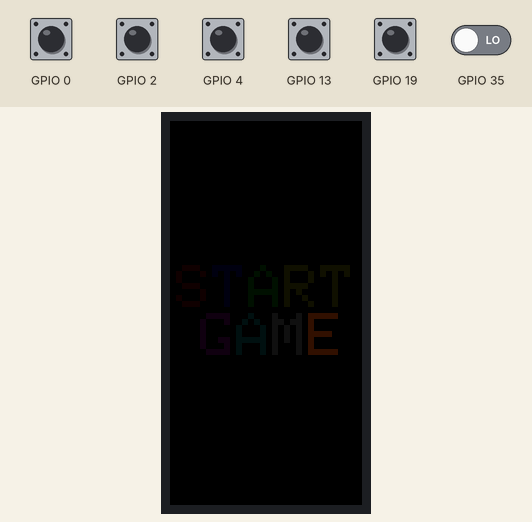
Bench run of a program on a simulated ESP32. Shown: 32×64 colour display. The test bench sets the inputs (shaded band); at power-on: GPIO 0, GPIO 2, GPIO 4, GPIO 13, GPIO 19 HIGH, GPIO 35 LOW.

Above: at 1.2 s.
1.3 s: GPIO 0 pulled LOW for 1 s
2.9 s: GPIO 35 driven HIGH
At 3.27 s:
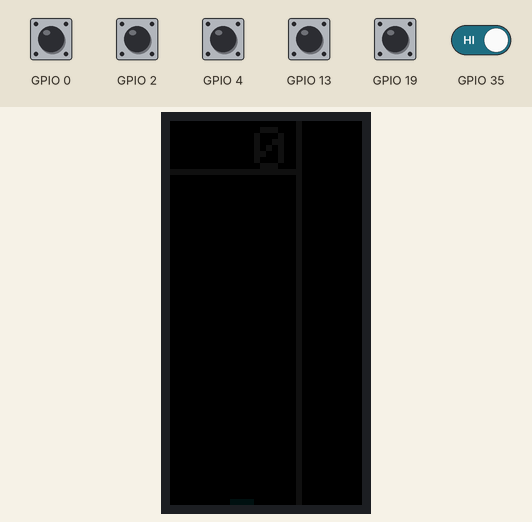
4.5 s: GPIO 4 pulled LOW for 0.15 s
5.2 s: GPIO 2 pulled LOW for 0.15 s
5.9 s: GPIO 13 pulled LOW for 0.15 s
At 6.32 s:
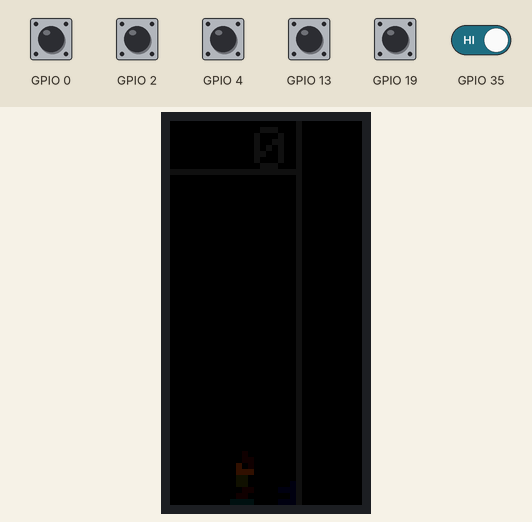
6.6 s: GPIO 19 pulled LOW for 0.15 s
Timing chart, 0 to 8.3 s (numbered marks = the images above; inputs shaded):
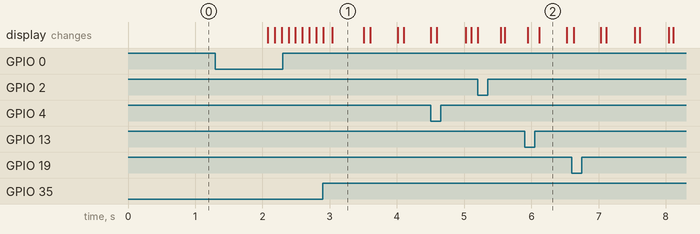

The program:

main.cpp
```cpp
#include "Tetris_function.h"
#include <RGBmatrixPanel.h>

Tetris_function tetris;

void setup() {

  //Setup buttons
  pinMode(buttonLinks, INPUT_PULLUP);
  pinMode(buttonRechts, INPUT_PULLUP);
  pinMode(buttondrop,INPUT_PULLUP);
  pinMode(buttonrotate,INPUT_PULLUP);
  pinMode(resetbutton,INPUT_PULLUP);
  pinMode(buttonsnelbeneden,INPUT);

  //Start Tetris
  tetris.matrix->begin();
  randomSeed(analogRead(34));
  tetris.setupNewGame();
}

void loop() {
    if (tetris.isRestartButtonPressed(750)){
        tetris.screenToBlack();
        while(tetris.score < 1000){
        if(tetris.score ==0){
            tetris.display_score();
        }
        tetris.matrix->drawLine(0, 10, 64, 10, tetris.matrix->Color888(16, 16, 16));
        tetris.matrix->drawLine(8,32,8,11,tetris.matrix->Color888(16, 16, 16));
        tetris.score_changed=false;
        tetris.getInput(FALLDELAY);

        if (tetris.canFall()) tetris.move(tetris.x, (tetris.y)+1);
        else tetris.setupNewTurn();

        if (tetris.score_changed){
            tetris.display_score();
            if (tetris.score >= 400){
                if(tetris.score == 400){
                    for (int i = 0; i < 56; i++){
                        for(int j = 0; j<9; j++){
                            tetris.matrix->writePixel(i,j,tetris.matrix->Color888(0,0,0));
                        }
                    }
                }
                tetris.display_achternaam();
            }
            else{tetris.display_voornaam();}
        }
        }
        tetris.printWellDone();
        // kijken of de resetbutton wordt ingedrukt op nieuwe game te starten
        if (tetris.isRestartButtonPressed(500)) {
            for (int i = 0; i < 64; i++){
                for(int j = 0; j<32; j++){
                    tetris.matrix->writePixel(i,j,tetris.matrix->Color888(0,0,0));
                }
            }
            tetris.setupNewGame();
            return;
        }
    }


}
```
